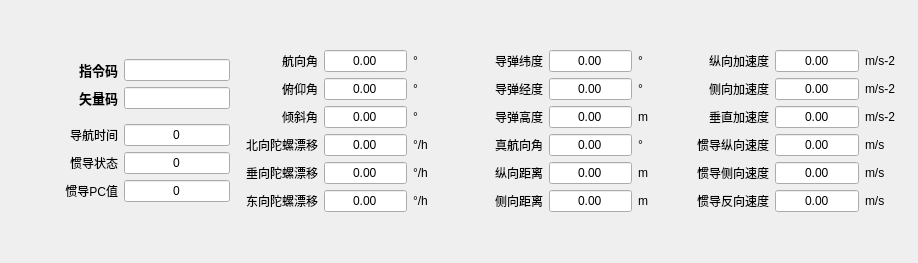
<?xml version="1.0" encoding="UTF-8"?>
<ui version="4.0">
 <class>IntegratedLowerDisplay</class>
 <widget class="QWidget" name="IntegratedLowerDisplay">
  <property name="geometry">
   <rect>
    <x>0</x>
    <y>0</y>
    <width>918</width>
    <height>263</height>
   </rect>
  </property>
  <property name="windowTitle">
   <string>Form</string>
  </property>
  <layout class="QGridLayout" name="gridLayout">
   <item row="0" column="0">
    <layout class="QVBoxLayout" name="verticalLayout_14">
     <item>
      <layout class="QHBoxLayout" name="horizontalLayout_5" stretch="1,1">
       <item>
        <layout class="QVBoxLayout" name="verticalLayout_13">
         <item>
          <widget class="QLabel" name="label">
           <property name="font">
            <font>
             <family>Microsoft YaHei UI</family>
             <pointsize>10</pointsize>
             <italic>false</italic>
             <bold>true</bold>
            </font>
           </property>
           <property name="styleSheet">
            <string notr="true">font: 700 10pt &quot;Microsoft YaHei UI&quot;;</string>
           </property>
           <property name="text">
            <string>指令码</string>
           </property>
           <property name="alignment">
            <set>Qt::AlignRight|Qt::AlignTrailing|Qt::AlignVCenter</set>
           </property>
          </widget>
         </item>
         <item>
          <widget class="QLabel" name="label_2">
           <property name="font">
            <font>
             <family>Microsoft YaHei UI</family>
             <pointsize>10</pointsize>
             <italic>false</italic>
             <bold>true</bold>
            </font>
           </property>
           <property name="styleSheet">
            <string notr="true">font: 700 10pt &quot;Microsoft YaHei UI&quot;;</string>
           </property>
           <property name="text">
            <string>矢量码</string>
           </property>
           <property name="alignment">
            <set>Qt::AlignRight|Qt::AlignTrailing|Qt::AlignVCenter</set>
           </property>
          </widget>
         </item>
        </layout>
       </item>
       <item>
        <layout class="QVBoxLayout" name="verticalLayout_12">
         <item>
          <widget class="QLineEdit" name="lineEdit">
           <property name="styleSheet">
            <string notr="true">font: 9pt &quot;Microsoft YaHei UI&quot;;</string>
           </property>
           <property name="text">
            <string/>
           </property>
           <property name="alignment">
            <set>Qt::AlignCenter</set>
           </property>
          </widget>
         </item>
         <item>
          <widget class="QLineEdit" name="lineEdit_2">
           <property name="styleSheet">
            <string notr="true">font: 9pt &quot;Microsoft YaHei UI&quot;;</string>
           </property>
           <property name="text">
            <string/>
           </property>
           <property name="alignment">
            <set>Qt::AlignCenter</set>
           </property>
          </widget>
         </item>
        </layout>
       </item>
      </layout>
     </item>
     <item>
      <layout class="QHBoxLayout" name="horizontalLayout_4" stretch="1,1">
       <item>
        <layout class="QVBoxLayout" name="verticalLayout_11">
         <item>
          <widget class="QLabel" name="label_3">
           <property name="font">
            <font>
             <family>Microsoft YaHei UI</family>
             <pointsize>9</pointsize>
             <italic>false</italic>
             <bold>false</bold>
            </font>
           </property>
           <property name="styleSheet">
            <string notr="true">font: 9pt &quot;Microsoft YaHei UI&quot;;</string>
           </property>
           <property name="text">
            <string>导航时间</string>
           </property>
           <property name="alignment">
            <set>Qt::AlignRight|Qt::AlignTrailing|Qt::AlignVCenter</set>
           </property>
          </widget>
         </item>
         <item>
          <widget class="QLabel" name="label_4">
           <property name="font">
            <font>
             <family>Microsoft YaHei UI</family>
             <pointsize>9</pointsize>
             <italic>false</italic>
             <bold>false</bold>
            </font>
           </property>
           <property name="styleSheet">
            <string notr="true">font: 9pt &quot;Microsoft YaHei UI&quot;;</string>
           </property>
           <property name="text">
            <string>惯导状态</string>
           </property>
           <property name="alignment">
            <set>Qt::AlignRight|Qt::AlignTrailing|Qt::AlignVCenter</set>
           </property>
          </widget>
         </item>
         <item>
          <widget class="QLabel" name="label_5">
           <property name="font">
            <font>
             <family>Microsoft YaHei UI</family>
             <pointsize>9</pointsize>
             <italic>false</italic>
             <bold>false</bold>
            </font>
           </property>
           <property name="styleSheet">
            <string notr="true">font: 9pt &quot;Microsoft YaHei UI&quot;;</string>
           </property>
           <property name="text">
            <string>惯导PC值</string>
           </property>
           <property name="alignment">
            <set>Qt::AlignRight|Qt::AlignTrailing|Qt::AlignVCenter</set>
           </property>
          </widget>
         </item>
        </layout>
       </item>
       <item>
        <layout class="QVBoxLayout" name="verticalLayout_10">
         <item>
          <widget class="QLineEdit" name="lineEdit_3">
           <property name="styleSheet">
            <string notr="true">font: 9pt &quot;Microsoft YaHei UI&quot;;</string>
           </property>
           <property name="text">
            <string>0</string>
           </property>
           <property name="alignment">
            <set>Qt::AlignCenter</set>
           </property>
          </widget>
         </item>
         <item>
          <widget class="QLineEdit" name="lineEdit_4">
           <property name="styleSheet">
            <string notr="true">font: 9pt &quot;Microsoft YaHei UI&quot;;</string>
           </property>
           <property name="text">
            <string>0</string>
           </property>
           <property name="alignment">
            <set>Qt::AlignCenter</set>
           </property>
          </widget>
         </item>
         <item>
          <widget class="QLineEdit" name="lineEdit_5">
           <property name="styleSheet">
            <string notr="true">font: 9pt &quot;Microsoft YaHei UI&quot;;</string>
           </property>
           <property name="text">
            <string>0</string>
           </property>
           <property name="alignment">
            <set>Qt::AlignCenter</set>
           </property>
          </widget>
         </item>
        </layout>
       </item>
      </layout>
     </item>
    </layout>
   </item>
   <item row="0" column="1">
    <layout class="QHBoxLayout" name="horizontalLayout" stretch="2,2,1">
     <item>
      <layout class="QVBoxLayout" name="verticalLayout_6">
       <item>
        <widget class="QLabel" name="label_6">
         <property name="font">
          <font>
           <family>Microsoft YaHei UI</family>
           <pointsize>9</pointsize>
           <italic>false</italic>
           <bold>false</bold>
          </font>
         </property>
         <property name="styleSheet">
          <string notr="true">font: 9pt &quot;Microsoft YaHei UI&quot;;</string>
         </property>
         <property name="text">
          <string>航向角</string>
         </property>
         <property name="alignment">
          <set>Qt::AlignRight|Qt::AlignTrailing|Qt::AlignVCenter</set>
         </property>
        </widget>
       </item>
       <item>
        <widget class="QLabel" name="label_7">
         <property name="font">
          <font>
           <family>Microsoft YaHei UI</family>
           <pointsize>9</pointsize>
           <italic>false</italic>
           <bold>false</bold>
          </font>
         </property>
         <property name="styleSheet">
          <string notr="true">font: 9pt &quot;Microsoft YaHei UI&quot;;</string>
         </property>
         <property name="text">
          <string>俯仰角</string>
         </property>
         <property name="alignment">
          <set>Qt::AlignRight|Qt::AlignTrailing|Qt::AlignVCenter</set>
         </property>
        </widget>
       </item>
       <item>
        <widget class="QLabel" name="label_8">
         <property name="font">
          <font>
           <family>Microsoft YaHei UI</family>
           <pointsize>9</pointsize>
           <italic>false</italic>
           <bold>false</bold>
          </font>
         </property>
         <property name="styleSheet">
          <string notr="true">font: 9pt &quot;Microsoft YaHei UI&quot;;</string>
         </property>
         <property name="text">
          <string>倾斜角</string>
         </property>
         <property name="alignment">
          <set>Qt::AlignRight|Qt::AlignTrailing|Qt::AlignVCenter</set>
         </property>
        </widget>
       </item>
       <item>
        <widget class="QLabel" name="label_9">
         <property name="font">
          <font>
           <family>Microsoft YaHei UI</family>
           <pointsize>9</pointsize>
           <italic>false</italic>
           <bold>false</bold>
          </font>
         </property>
         <property name="styleSheet">
          <string notr="true">font: 9pt &quot;Microsoft YaHei UI&quot;;</string>
         </property>
         <property name="text">
          <string>北向陀螺漂移</string>
         </property>
         <property name="alignment">
          <set>Qt::AlignRight|Qt::AlignTrailing|Qt::AlignVCenter</set>
         </property>
        </widget>
       </item>
       <item>
        <widget class="QLabel" name="label_10">
         <property name="font">
          <font>
           <family>Microsoft YaHei UI</family>
           <pointsize>9</pointsize>
           <italic>false</italic>
           <bold>false</bold>
          </font>
         </property>
         <property name="styleSheet">
          <string notr="true">font: 9pt &quot;Microsoft YaHei UI&quot;;</string>
         </property>
         <property name="text">
          <string>垂向陀螺漂移</string>
         </property>
         <property name="alignment">
          <set>Qt::AlignRight|Qt::AlignTrailing|Qt::AlignVCenter</set>
         </property>
        </widget>
       </item>
       <item>
        <widget class="QLabel" name="label_11">
         <property name="font">
          <font>
           <family>Microsoft YaHei UI</family>
           <pointsize>9</pointsize>
           <italic>false</italic>
           <bold>false</bold>
          </font>
         </property>
         <property name="styleSheet">
          <string notr="true">font: 9pt &quot;Microsoft YaHei UI&quot;;</string>
         </property>
         <property name="text">
          <string>东向陀螺漂移</string>
         </property>
         <property name="alignment">
          <set>Qt::AlignRight|Qt::AlignTrailing|Qt::AlignVCenter</set>
         </property>
        </widget>
       </item>
      </layout>
     </item>
     <item>
      <layout class="QVBoxLayout" name="verticalLayout">
       <item>
        <widget class="QLineEdit" name="lineEdit_6">
         <property name="styleSheet">
          <string notr="true">font: 9pt &quot;Microsoft YaHei UI&quot;;</string>
         </property>
         <property name="text">
          <string>0.00</string>
         </property>
         <property name="alignment">
          <set>Qt::AlignCenter</set>
         </property>
        </widget>
       </item>
       <item>
        <widget class="QLineEdit" name="lineEdit_7">
         <property name="styleSheet">
          <string notr="true">font: 9pt &quot;Microsoft YaHei UI&quot;;</string>
         </property>
         <property name="text">
          <string>0.00</string>
         </property>
         <property name="alignment">
          <set>Qt::AlignCenter</set>
         </property>
        </widget>
       </item>
       <item>
        <widget class="QLineEdit" name="lineEdit_8">
         <property name="styleSheet">
          <string notr="true">font: 9pt &quot;Microsoft YaHei UI&quot;;</string>
         </property>
         <property name="text">
          <string>0.00</string>
         </property>
         <property name="alignment">
          <set>Qt::AlignCenter</set>
         </property>
        </widget>
       </item>
       <item>
        <widget class="QLineEdit" name="lineEdit_9">
         <property name="styleSheet">
          <string notr="true">font: 9pt &quot;Microsoft YaHei UI&quot;;</string>
         </property>
         <property name="text">
          <string>0.00</string>
         </property>
         <property name="alignment">
          <set>Qt::AlignCenter</set>
         </property>
        </widget>
       </item>
       <item>
        <widget class="QLineEdit" name="lineEdit_10">
         <property name="styleSheet">
          <string notr="true">font: 9pt &quot;Microsoft YaHei UI&quot;;</string>
         </property>
         <property name="text">
          <string>0.00</string>
         </property>
         <property name="alignment">
          <set>Qt::AlignCenter</set>
         </property>
        </widget>
       </item>
       <item>
        <widget class="QLineEdit" name="lineEdit_11">
         <property name="styleSheet">
          <string notr="true">font: 9pt &quot;Microsoft YaHei UI&quot;;</string>
         </property>
         <property name="text">
          <string>0.00</string>
         </property>
         <property name="alignment">
          <set>Qt::AlignCenter</set>
         </property>
        </widget>
       </item>
      </layout>
     </item>
     <item>
      <layout class="QVBoxLayout" name="verticalLayout_7">
       <item>
        <widget class="QLabel" name="label_18">
         <property name="styleSheet">
          <string notr="true">font: 9pt &quot;Microsoft YaHei UI&quot;;</string>
         </property>
         <property name="text">
          <string>°</string>
         </property>
        </widget>
       </item>
       <item>
        <widget class="QLabel" name="label_19">
         <property name="styleSheet">
          <string notr="true">font: 9pt &quot;Microsoft YaHei UI&quot;;</string>
         </property>
         <property name="text">
          <string>°</string>
         </property>
        </widget>
       </item>
       <item>
        <widget class="QLabel" name="label_20">
         <property name="styleSheet">
          <string notr="true">font: 9pt &quot;Microsoft YaHei UI&quot;;</string>
         </property>
         <property name="text">
          <string>°</string>
         </property>
        </widget>
       </item>
       <item>
        <widget class="QLabel" name="label_27">
         <property name="styleSheet">
          <string notr="true">font: 9pt &quot;Microsoft YaHei UI&quot;;</string>
         </property>
         <property name="text">
          <string>°/h</string>
         </property>
        </widget>
       </item>
       <item>
        <widget class="QLabel" name="label_37">
         <property name="styleSheet">
          <string notr="true">font: 9pt &quot;Microsoft YaHei UI&quot;;</string>
         </property>
         <property name="text">
          <string>°/h</string>
         </property>
        </widget>
       </item>
       <item>
        <widget class="QLabel" name="label_38">
         <property name="styleSheet">
          <string notr="true">font: 9pt &quot;Microsoft YaHei UI&quot;;</string>
         </property>
         <property name="text">
          <string>°/h</string>
         </property>
        </widget>
       </item>
      </layout>
     </item>
    </layout>
   </item>
   <item row="0" column="2">
    <layout class="QHBoxLayout" name="horizontalLayout_2" stretch="2,2,1">
     <item>
      <layout class="QVBoxLayout" name="verticalLayout_5">
       <item>
        <widget class="QLabel" name="label_12">
         <property name="font">
          <font>
           <family>Microsoft YaHei UI</family>
           <pointsize>9</pointsize>
           <italic>false</italic>
           <bold>false</bold>
          </font>
         </property>
         <property name="styleSheet">
          <string notr="true">font: 9pt &quot;Microsoft YaHei UI&quot;;</string>
         </property>
         <property name="text">
          <string>导弹纬度</string>
         </property>
         <property name="alignment">
          <set>Qt::AlignRight|Qt::AlignTrailing|Qt::AlignVCenter</set>
         </property>
        </widget>
       </item>
       <item>
        <widget class="QLabel" name="label_13">
         <property name="font">
          <font>
           <family>Microsoft YaHei UI</family>
           <pointsize>9</pointsize>
           <italic>false</italic>
           <bold>false</bold>
          </font>
         </property>
         <property name="styleSheet">
          <string notr="true">font: 9pt &quot;Microsoft YaHei UI&quot;;</string>
         </property>
         <property name="text">
          <string>导弹经度</string>
         </property>
         <property name="alignment">
          <set>Qt::AlignRight|Qt::AlignTrailing|Qt::AlignVCenter</set>
         </property>
        </widget>
       </item>
       <item>
        <widget class="QLabel" name="label_14">
         <property name="font">
          <font>
           <family>Microsoft YaHei UI</family>
           <pointsize>9</pointsize>
           <italic>false</italic>
           <bold>false</bold>
          </font>
         </property>
         <property name="styleSheet">
          <string notr="true">font: 9pt &quot;Microsoft YaHei UI&quot;;</string>
         </property>
         <property name="text">
          <string>导弹高度</string>
         </property>
         <property name="alignment">
          <set>Qt::AlignRight|Qt::AlignTrailing|Qt::AlignVCenter</set>
         </property>
        </widget>
       </item>
       <item>
        <widget class="QLabel" name="label_15">
         <property name="font">
          <font>
           <family>Microsoft YaHei UI</family>
           <pointsize>9</pointsize>
           <italic>false</italic>
           <bold>false</bold>
          </font>
         </property>
         <property name="styleSheet">
          <string notr="true">font: 9pt &quot;Microsoft YaHei UI&quot;;</string>
         </property>
         <property name="text">
          <string>真航向角</string>
         </property>
         <property name="alignment">
          <set>Qt::AlignRight|Qt::AlignTrailing|Qt::AlignVCenter</set>
         </property>
        </widget>
       </item>
       <item>
        <widget class="QLabel" name="label_16">
         <property name="font">
          <font>
           <family>Microsoft YaHei UI</family>
           <pointsize>9</pointsize>
           <italic>false</italic>
           <bold>false</bold>
          </font>
         </property>
         <property name="styleSheet">
          <string notr="true">font: 9pt &quot;Microsoft YaHei UI&quot;;</string>
         </property>
         <property name="text">
          <string>纵向距离</string>
         </property>
         <property name="alignment">
          <set>Qt::AlignRight|Qt::AlignTrailing|Qt::AlignVCenter</set>
         </property>
        </widget>
       </item>
       <item>
        <widget class="QLabel" name="label_17">
         <property name="font">
          <font>
           <family>Microsoft YaHei UI</family>
           <pointsize>9</pointsize>
           <italic>false</italic>
           <bold>false</bold>
          </font>
         </property>
         <property name="styleSheet">
          <string notr="true">font: 9pt &quot;Microsoft YaHei UI&quot;;</string>
         </property>
         <property name="text">
          <string>侧向距离</string>
         </property>
         <property name="alignment">
          <set>Qt::AlignRight|Qt::AlignTrailing|Qt::AlignVCenter</set>
         </property>
        </widget>
       </item>
      </layout>
     </item>
     <item>
      <layout class="QVBoxLayout" name="verticalLayout_2">
       <item>
        <widget class="QLineEdit" name="lineEdit_12">
         <property name="styleSheet">
          <string notr="true">font: 9pt &quot;Microsoft YaHei UI&quot;;</string>
         </property>
         <property name="text">
          <string>0.00</string>
         </property>
         <property name="alignment">
          <set>Qt::AlignCenter</set>
         </property>
        </widget>
       </item>
       <item>
        <widget class="QLineEdit" name="lineEdit_13">
         <property name="styleSheet">
          <string notr="true">font: 9pt &quot;Microsoft YaHei UI&quot;;</string>
         </property>
         <property name="text">
          <string>0.00</string>
         </property>
         <property name="alignment">
          <set>Qt::AlignCenter</set>
         </property>
        </widget>
       </item>
       <item>
        <widget class="QLineEdit" name="lineEdit_14">
         <property name="styleSheet">
          <string notr="true">font: 9pt &quot;Microsoft YaHei UI&quot;;</string>
         </property>
         <property name="text">
          <string>0.00</string>
         </property>
         <property name="alignment">
          <set>Qt::AlignCenter</set>
         </property>
        </widget>
       </item>
       <item>
        <widget class="QLineEdit" name="lineEdit_15">
         <property name="styleSheet">
          <string notr="true">font: 9pt &quot;Microsoft YaHei UI&quot;;</string>
         </property>
         <property name="text">
          <string>0.00</string>
         </property>
         <property name="alignment">
          <set>Qt::AlignCenter</set>
         </property>
        </widget>
       </item>
       <item>
        <widget class="QLineEdit" name="lineEdit_16">
         <property name="styleSheet">
          <string notr="true">font: 9pt &quot;Microsoft YaHei UI&quot;;</string>
         </property>
         <property name="text">
          <string>0.00</string>
         </property>
         <property name="alignment">
          <set>Qt::AlignCenter</set>
         </property>
        </widget>
       </item>
       <item>
        <widget class="QLineEdit" name="lineEdit_17">
         <property name="styleSheet">
          <string notr="true">font: 9pt &quot;Microsoft YaHei UI&quot;;</string>
         </property>
         <property name="text">
          <string>0.00</string>
         </property>
         <property name="alignment">
          <set>Qt::AlignCenter</set>
         </property>
        </widget>
       </item>
      </layout>
     </item>
     <item>
      <layout class="QVBoxLayout" name="verticalLayout_8">
       <item>
        <widget class="QLabel" name="label_21">
         <property name="styleSheet">
          <string notr="true">font: 9pt &quot;Microsoft YaHei UI&quot;;</string>
         </property>
         <property name="text">
          <string>°</string>
         </property>
        </widget>
       </item>
       <item>
        <widget class="QLabel" name="label_22">
         <property name="styleSheet">
          <string notr="true">font: 9pt &quot;Microsoft YaHei UI&quot;;</string>
         </property>
         <property name="text">
          <string>°</string>
         </property>
        </widget>
       </item>
       <item>
        <widget class="QLabel" name="label_29">
         <property name="styleSheet">
          <string notr="true">font: 9pt &quot;Microsoft YaHei UI&quot;;</string>
         </property>
         <property name="text">
          <string>m</string>
         </property>
        </widget>
       </item>
       <item>
        <widget class="QLabel" name="label_23">
         <property name="styleSheet">
          <string notr="true">font: 9pt &quot;Microsoft YaHei UI&quot;;</string>
         </property>
         <property name="text">
          <string>°</string>
         </property>
        </widget>
       </item>
       <item>
        <widget class="QLabel" name="label_39">
         <property name="styleSheet">
          <string notr="true">font: 9pt &quot;Microsoft YaHei UI&quot;;</string>
         </property>
         <property name="text">
          <string>m</string>
         </property>
        </widget>
       </item>
       <item>
        <widget class="QLabel" name="label_40">
         <property name="styleSheet">
          <string notr="true">font: 9pt &quot;Microsoft YaHei UI&quot;;</string>
         </property>
         <property name="text">
          <string>m</string>
         </property>
        </widget>
       </item>
      </layout>
     </item>
    </layout>
   </item>
   <item row="0" column="3">
    <layout class="QHBoxLayout" name="horizontalLayout_3" stretch="2,2,1">
     <item>
      <layout class="QVBoxLayout" name="verticalLayout_4">
       <item>
        <widget class="QLabel" name="label_24">
         <property name="font">
          <font>
           <family>Microsoft YaHei UI</family>
           <pointsize>9</pointsize>
           <italic>false</italic>
           <bold>false</bold>
          </font>
         </property>
         <property name="styleSheet">
          <string notr="true">font: 9pt &quot;Microsoft YaHei UI&quot;;</string>
         </property>
         <property name="text">
          <string>纵向加速度</string>
         </property>
         <property name="alignment">
          <set>Qt::AlignRight|Qt::AlignTrailing|Qt::AlignVCenter</set>
         </property>
        </widget>
       </item>
       <item>
        <widget class="QLabel" name="label_26">
         <property name="font">
          <font>
           <family>Microsoft YaHei UI</family>
           <pointsize>9</pointsize>
           <italic>false</italic>
           <bold>false</bold>
          </font>
         </property>
         <property name="styleSheet">
          <string notr="true">font: 9pt &quot;Microsoft YaHei UI&quot;;</string>
         </property>
         <property name="text">
          <string>侧向加速度</string>
         </property>
         <property name="alignment">
          <set>Qt::AlignRight|Qt::AlignTrailing|Qt::AlignVCenter</set>
         </property>
        </widget>
       </item>
       <item>
        <widget class="QLabel" name="label_28">
         <property name="font">
          <font>
           <family>Microsoft YaHei UI</family>
           <pointsize>9</pointsize>
           <italic>false</italic>
           <bold>false</bold>
          </font>
         </property>
         <property name="styleSheet">
          <string notr="true">font: 9pt &quot;Microsoft YaHei UI&quot;;</string>
         </property>
         <property name="text">
          <string>垂直加速度</string>
         </property>
         <property name="alignment">
          <set>Qt::AlignRight|Qt::AlignTrailing|Qt::AlignVCenter</set>
         </property>
        </widget>
       </item>
       <item>
        <widget class="QLabel" name="label_30">
         <property name="font">
          <font>
           <family>Microsoft YaHei UI</family>
           <pointsize>9</pointsize>
           <italic>false</italic>
           <bold>false</bold>
          </font>
         </property>
         <property name="styleSheet">
          <string notr="true">font: 9pt &quot;Microsoft YaHei UI&quot;;</string>
         </property>
         <property name="text">
          <string>惯导纵向速度</string>
         </property>
         <property name="alignment">
          <set>Qt::AlignRight|Qt::AlignTrailing|Qt::AlignVCenter</set>
         </property>
        </widget>
       </item>
       <item>
        <widget class="QLabel" name="label_32">
         <property name="font">
          <font>
           <family>Microsoft YaHei UI</family>
           <pointsize>9</pointsize>
           <italic>false</italic>
           <bold>false</bold>
          </font>
         </property>
         <property name="styleSheet">
          <string notr="true">font: 9pt &quot;Microsoft YaHei UI&quot;;</string>
         </property>
         <property name="text">
          <string>惯导侧向速度</string>
         </property>
         <property name="alignment">
          <set>Qt::AlignRight|Qt::AlignTrailing|Qt::AlignVCenter</set>
         </property>
        </widget>
       </item>
       <item>
        <widget class="QLabel" name="label_34">
         <property name="font">
          <font>
           <family>Microsoft YaHei UI</family>
           <pointsize>9</pointsize>
           <italic>false</italic>
           <bold>false</bold>
          </font>
         </property>
         <property name="styleSheet">
          <string notr="true">font: 9pt &quot;Microsoft YaHei UI&quot;;</string>
         </property>
         <property name="text">
          <string>惯导反向速度</string>
         </property>
         <property name="alignment">
          <set>Qt::AlignRight|Qt::AlignTrailing|Qt::AlignVCenter</set>
         </property>
        </widget>
       </item>
      </layout>
     </item>
     <item>
      <layout class="QVBoxLayout" name="verticalLayout_3">
       <item>
        <widget class="QLineEdit" name="lineEdit_18">
         <property name="styleSheet">
          <string notr="true">font: 9pt &quot;Microsoft YaHei UI&quot;;</string>
         </property>
         <property name="text">
          <string>0.00</string>
         </property>
         <property name="alignment">
          <set>Qt::AlignCenter</set>
         </property>
        </widget>
       </item>
       <item>
        <widget class="QLineEdit" name="lineEdit_19">
         <property name="styleSheet">
          <string notr="true">font: 9pt &quot;Microsoft YaHei UI&quot;;</string>
         </property>
         <property name="text">
          <string>0.00</string>
         </property>
         <property name="alignment">
          <set>Qt::AlignCenter</set>
         </property>
        </widget>
       </item>
       <item>
        <widget class="QLineEdit" name="lineEdit_20">
         <property name="styleSheet">
          <string notr="true">font: 9pt &quot;Microsoft YaHei UI&quot;;</string>
         </property>
         <property name="text">
          <string>0.00</string>
         </property>
         <property name="alignment">
          <set>Qt::AlignCenter</set>
         </property>
        </widget>
       </item>
       <item>
        <widget class="QLineEdit" name="lineEdit_21">
         <property name="styleSheet">
          <string notr="true">font: 9pt &quot;Microsoft YaHei UI&quot;;</string>
         </property>
         <property name="text">
          <string>0.00</string>
         </property>
         <property name="alignment">
          <set>Qt::AlignCenter</set>
         </property>
        </widget>
       </item>
       <item>
        <widget class="QLineEdit" name="lineEdit_22">
         <property name="styleSheet">
          <string notr="true">font: 9pt &quot;Microsoft YaHei UI&quot;;</string>
         </property>
         <property name="text">
          <string>0.00</string>
         </property>
         <property name="alignment">
          <set>Qt::AlignCenter</set>
         </property>
        </widget>
       </item>
       <item>
        <widget class="QLineEdit" name="lineEdit_23">
         <property name="styleSheet">
          <string notr="true">font: 9pt &quot;Microsoft YaHei UI&quot;;</string>
         </property>
         <property name="text">
          <string>0.00</string>
         </property>
         <property name="alignment">
          <set>Qt::AlignCenter</set>
         </property>
        </widget>
       </item>
      </layout>
     </item>
     <item>
      <layout class="QVBoxLayout" name="verticalLayout_9">
       <item>
        <widget class="QLabel" name="label_25">
         <property name="styleSheet">
          <string notr="true">font: 9pt &quot;Microsoft YaHei UI&quot;;</string>
         </property>
         <property name="text">
          <string>m/s-2</string>
         </property>
        </widget>
       </item>
       <item>
        <widget class="QLabel" name="label_36">
         <property name="styleSheet">
          <string notr="true">font: 9pt &quot;Microsoft YaHei UI&quot;;</string>
         </property>
         <property name="text">
          <string>m/s-2</string>
         </property>
        </widget>
       </item>
       <item>
        <widget class="QLabel" name="label_43">
         <property name="styleSheet">
          <string notr="true">font: 9pt &quot;Microsoft YaHei UI&quot;;</string>
         </property>
         <property name="text">
          <string>m/s-2</string>
         </property>
        </widget>
       </item>
       <item>
        <widget class="QLabel" name="label_31">
         <property name="styleSheet">
          <string notr="true">font: 9pt &quot;Microsoft YaHei UI&quot;;</string>
         </property>
         <property name="text">
          <string>m/s</string>
         </property>
        </widget>
       </item>
       <item>
        <widget class="QLabel" name="label_41">
         <property name="styleSheet">
          <string notr="true">font: 9pt &quot;Microsoft YaHei UI&quot;;</string>
         </property>
         <property name="text">
          <string>m/s</string>
         </property>
        </widget>
       </item>
       <item>
        <widget class="QLabel" name="label_42">
         <property name="styleSheet">
          <string notr="true">font: 9pt &quot;Microsoft YaHei UI&quot;;</string>
         </property>
         <property name="text">
          <string>m/s</string>
         </property>
        </widget>
       </item>
      </layout>
     </item>
    </layout>
   </item>
  </layout>
 </widget>
 <resources/>
 <connections/>
</ui>
